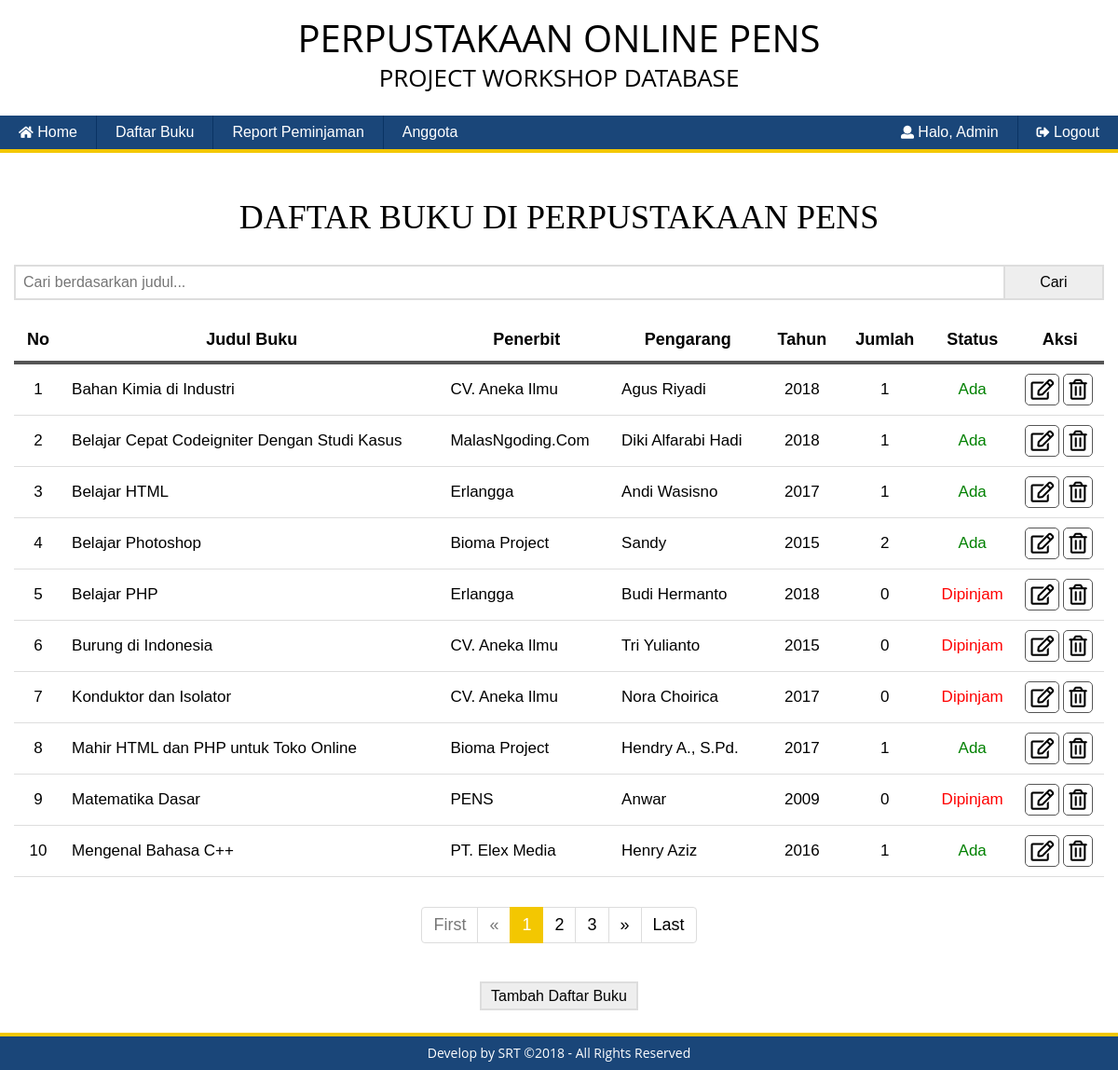
The page /admin/?page=buku (signed in) on the database its author committed.
### tables this page shows
CREATE TABLE `buku` (
  `id` int(6) NOT NULL,
  `judul` varchar(50) NOT NULL,
  `pengarang` varchar(30) NOT NULL,
  `penerbit` varchar(50) NOT NULL,
  `lokasi` varchar(10) NOT NULL,
  `tahun` varchar(4) NOT NULL,
  `jumlah` int(2) NOT NULL
);

### src/admin/buku/daftar_buku.php (the view)
<div class="container">
	<div class="row">
		<br><h1 style="text-transform: uppercase; margin: 10px 0; font-family: Verdana">Daftar Buku di Perpustakaan PENS</h1><br>
		<table cellspacing="0" width="100%">
			<tr>
				<td class="baris-cari">
					<form action="" method="post" style="width: 100%; margin-bottom: 0;">
						<div class="input-group" style="display: flex">
							<input class="input-group-field" type="text" name="input_cari" placeholder="Cari berdasarkan judul..." title="Cari Buku?" >
							<input class="btn-edit" type="submit" name="cari2" value="Cari" style="width: 10%; margin-left: -2px">
						</div>
					</form>
				</td>
			</tr>
		</table>
		<br>
	</div>
	<div class="row">
		<table cellspacing="0" width="100%">
			<tr>
				<th class="baris-header"><div style="font-size: 18px;margin: 0 auto;font-weight:600;">No</div></th>
				<th class="baris-header"><div style="font-size: 18px;margin: 0 auto;font-weight:600;">Judul Buku</div></th>
				<th class="baris-header"><div style="font-size: 18px;margin: 0 auto;font-weight:600;">Penerbit</div></th>
				<th class="baris-header"><div style="font-size: 18px;margin: 0 auto;font-weight:600;">Pengarang</div></th>
				<th class="baris-header"><div style="font-size: 18px;margin: 0 auto;font-weight:600;">Tahun</div></th>
				<th class="baris-header"><div style="font-size: 18px;margin: 0 auto;font-weight:600;">Jumlah</div></th>
				<th class="baris-header"><div style="font-size: 18px;margin: 0 auto;font-weight:600;">Status</div></th>
				<th class="baris-header" colspan="2" style="width: 8%"><div style="font-size: 18px;margin: 0 auto;font-weight:600;">Aksi</div></th>
			</tr>
			<?php
				$input_cari = @$_POST['input_cari'];
				$cari 		= @$_POST['cari2'];
				$limit 		= 10;
				$page 		= (isset($_GET['p']))? $_GET['p'] : 1;
				$mulai 		= ($page - 1) * $limit;
				$no 		= $mulai+1;
				if($cari){
					if($input_cari != "") {
						$sql = $koneksi->query("SELECT * FROM buku WHERE judul LIKE '%$input_cari%' LIMIT $mulai, $limit") or die(mysql_error);
					} else {
						$sql = $koneksi->query("SELECT * FROM buku ORDER BY judul ASC LIMIT $mulai, $limit") or die(mysql_error);
					}
				} else {
					$sql = $koneksi->query("SELECT * FROM buku ORDER BY judul ASC LIMIT $mulai, $limit") or die(mysql_error);
				}
				$cek 		= $sql->num_rows;
				if($cek < 1) {
			?>
			<tr>
				<td colspan="9" class="baris-data"><div style="text-align: center;font-size: 17px; padding: 20px">Data Tidak Ditemukan</div></td>
			</tr>
			<?php
				} else {
					while($data = $sql->fetch_assoc()) {
			?>
			<tr class="baris-data">
				<td class="baris-data"><div style="text-align: center;font-size: 17px"><?= $no++; ?></div></td>
				<td class="baris-data"><div style="text-align: left;font-size: 17px"><?= $data['judul']; ?></div></td>
				<td class="baris-data"><div style="text-align: left;font-size: 17px"><?= $data['penerbit']; ?></div></td>
				<td class="baris-data"><div style="text-align: left;font-size: 17px;"><?= $data['pengarang']; ?></div></td>
				<td class="baris-data"><div style="text-align: center;font-size: 17px"><?= $data['tahun']; ?></div></td>
				<td class="baris-data"><div style="text-align: center;font-size: 17px"><?= $data['jumlah']; ?></div></td>
				<td class="baris-data"><div style="text-align: center;font-size: 17px">
					<?php
						if($data['jumlah'] > 0)
							echo '<div style="color: green">Ada</div>';
						else
							echo '<div style="color: red">Dipinjam</div>';
					?>
				</div></td>
				<td align="center" style="padding-right: 1px; width: 4%"><div style="text-align: center; font-size: 22px;">
					<a href="?page=buku&action=edit&id=<?= $data['id']; ?>" title="Ubah Data"><i class="far fa-edit btn-fa btn-fa-info"></i></a>
				</div></td>
				<td align="center" style="padding-left: 1px; width: 4%"><div style="text-align: center;font-size: 22px">
					<a onclick="return confirm ('Apakah anda yakin untuk menghapus data ini?')" href="?page=buku&action=del&id=<?= $data['id']; ?>" title="Hapus Data"><i class="far fa-trash-alt btn-fa btn-fa-danger"></i></a>
				</div></td>
			</tr>
			<?php
					}
			?>
			<tr>
				<td colspan="9" class="baris-paging">
					<ul class="pagination">
					<?php
						if($page == 1){
					?>
							<li class="disabled"><a href="#">First</a></li>
							<li class="disabled"><a href="#">&laquo;</a></li>
					<?php
					} else {
						$link_prev = ($page > 1)? $page - 1 : 1;
					?>
							<li><a href="?page=buku&p=1">First</a></li>
							<li><a href="?page=buku&p=<?php echo $link_prev; ?>">&laquo;</a></li>
					<?php
					}
					?>
					<?php
						$sql2 = $koneksi->query("SELECT COUNT(*) AS jumlah FROM buku");
						$get_jumlah = $sql2->fetch_assoc();
						$jumlah_page = ceil($get_jumlah['jumlah'] / $limit);
						$jumlah_number = 3;
						$start_number = ($page > $jumlah_number)? $page - $jumlah_number : 1;
						$end_number = ($page < ($jumlah_page - $jumlah_number))? $page + $jumlah_number : $jumlah_page;
						for($i = $start_number; $i <= $end_number; $i++){
							$link_active = ($page == $i)? ' class="active"' : '';
					?>
						<li <?php echo $link_active; ?>><a href="?page=buku&p=<?php echo $i; ?>"><?php echo $i; ?></a></li>
					<?php
					}
					?>
					<?php
						if($page == $jumlah_page){
					?>
						<li class="disabled"><a href="#">&raquo;</a></li>
						<li class="disabled"><a href="#">Last</a></li>
					<?php
						} else {
							$link_next = ($page < $jumlah_page)? $page + 1 : $jumlah_page;
					?>
						<li><a href="?page=buku&p=<?php echo $link_next; ?>">&raquo;</a></li>
						<li><a href="?page=buku&p=<?php echo $jumlah_page; ?>">Last</a></li>
					<?php
						}
					?>
					</ul>
				</td>
			</tr>
			<?php
				}
			?>
			<tr style="text-align: center">
				<td colspan="9"><br><a href="?page=buku&action=tambah" class="btn-edit" title="Tambah Buku">Tambah Daftar Buku</a></td>
			</tr>
		</table>
	</div>
</div>

### src/css/style.css (style rules this page uses)
a { color: #000; text-decoration: none; }
ul { font-size: 30px; margin-left: 0px; margin-bottom: 30px; font-family: Arial }
.input-group { display: flex; }
.input-group .input-group-field { border: 2px solid #ddd; padding: 8px; width: 100%; z-index: 0 }
.body { background: #50504F url(../assets/gbck.gif); font-family: "Helvetica Neue", Helvetica, Arial, sans-serif; font-size: 14px; line-height: 1.42857143; color: #000; background-color: #fff; margin: 0; }
.btn-edit { padding: 5px 10px; border: 2px solid #ddd; background-color: #eee; }
.btn-fa { padding: 5px; border: 1px solid #555; border-radius: 5px; }
table { border-collapse: collapse;text-align: center;font-family: Arial }
td { padding: 10px }
.baris-header { border-bottom: 4px solid #555; font-size: 18px; padding: 12px; text-align: center; vertical-align: middle }
.baris-paging { border: 0; padding: 12px; padding-bottom: 0 }
.baris-data { border-bottom: 1px solid #ddd; border-top: 1px solid #ddd; color: #000; padding: 10px; vertical-align: middle }
.baris-cari { padding: 0 }
.pagination { display:inline-block; padding-left:0; margin: 0; border-radius: 4px; font-size: 18px; font-family: Arial; }
.pagination li { display:inline }
.pagination li a, .pagination li span { position:relative; float:left; padding:6px 12px; margin-left:-1px; text-decoration:none; background-color:#fff; border:1px solid #ddd }
.pagination li:first-child a, .pagination li:first-child span { margin-left:0; border-top-left-radius:4px; border-bottom-left-radius:4px }
.pagination li:last-child a, .pagination li:last-child span { border-top-right-radius:4px; border-bottom-right-radius:4px }
.pagination .active a, .pagination .active a:focus, .pagination .active a:hover, .pagination .active span, .pagination .active span:focus, .pagination .active span:hover { z-index:3; color:#fff; cursor:default; background-color:#f3c701; border-color:#f3c701 }
.pagination .disabled a,.pagination .disabled a:focus,.pagination .disabled a:hover,.pagination .disabled span,.pagination .disabled span:focus,.pagination .disabled span:hover { color:#777; cursor:not-allowed; background-color:#fff; border-color:#ddd }

### rows shown on the page
buku: judul "Bahan Kimia di Industri", penerbit "CV. Aneka Ilmu", pengarang "Agus Riyadi", tahun "2018", jumlah "1", shows "Ada"
buku: judul "Belajar Cepat Codeigniter Dengan Studi Kasus", penerbit "MalasNgoding.Com", pengarang "Diki Alfarabi Hadi", tahun "2018", jumlah "1", shows "Ada"
buku: judul "Belajar HTML", penerbit "Erlangga", pengarang "Andi Wasisno", tahun "2017", jumlah "1", shows "Ada"
buku: judul "Belajar Photoshop", penerbit "Bioma Project", pengarang "Sandy", tahun "2015", jumlah "2", shows "Ada"
buku: judul "Belajar PHP", penerbit "Erlangga", pengarang "Budi Hermanto", tahun "2018", jumlah "0", shows "Dipinjam"
buku: judul "Burung di Indonesia", penerbit "CV. Aneka Ilmu", pengarang "Tri Yulianto", tahun "2015", jumlah "0", shows "Dipinjam"
buku: judul "Konduktor dan Isolator", penerbit "CV. Aneka Ilmu", pengarang "Nora Choirica", tahun "2017", jumlah "0", shows "Dipinjam"
buku: judul "Mahir HTML dan PHP untuk Toko Online", penerbit "Bioma Project", pengarang "Hendry A., S.Pd.", tahun "2017", jumlah "1", shows "Ada"
buku: judul "Matematika Dasar", penerbit "PENS", pengarang "Anwar", tahun "2009", jumlah "0", shows "Dipinjam"
buku: judul "Mengenal Bahasa C++", penerbit "PT. Elex Media", pengarang "Henry Aziz", tahun "2016", jumlah "1", shows "Ada"

### other values the page prints
$nama "Admin"
